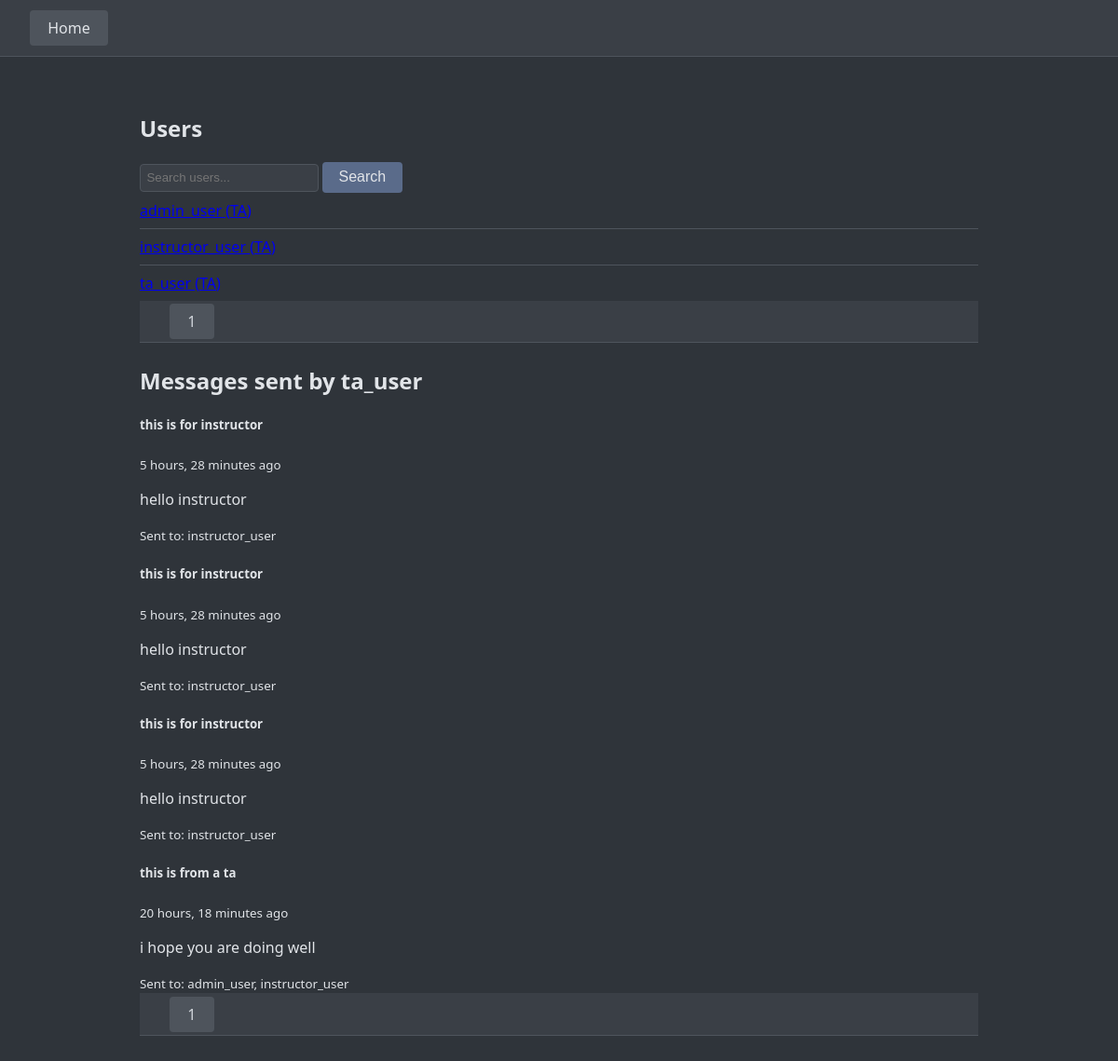
Page /sudo/all_messages/?user=3&user_page=1 (signed in) on the committed database.
### webapp/models/users.py (models this page shows, shortened)
class User(AbstractUser):
    phone_number = models.CharField(max_length=15, blank=True, verbose_name='phone_number', null=True)
    description = models.TextField(blank=True, null=True, verbose_name='description')
    group_name = models.CharField(
        max_length=1,
        choices=UserType,
        default=UserType.TA,
    )
    class Meta:
        permissions = (
            ("can_assign_l1", "Can assign to courses/sections: instructor"),
            ("can_assign_l2", "Can assign to courses/sections: admin"),
        )

### webapp/models/notifications.py (models this page shows, shortened)
class Notification(models.Model):
    sender = models.ForeignKey(
        settings.AUTH_USER_MODEL,
        on_delete=models.SET_NULL,
        null=True,
        blank=True,
        related_name='sent_notification'
    )
    recipients = models.ManyToManyField(
        settings.AUTH_USER_MODEL,
        through='UserNotification',
        through_fields=('notification', 'user'),  # Explicitly define fields
        related_name='received_notifications'
    )
    subject = models.CharField(max_length=100, blank=True)
    message = models.TextField()
    created_at = models.DateTimeField(auto_now_add=True)
    updated_at = models.DateTimeField(auto_now=True)

### webapp/views/admin.py (the view)
# urls.py: path('sudo/all_messages/', views.messages_list, name='messages_list'),
@in_groups(['Admin'])
def messages_list(request):
    users = User.objects.all().order_by('username')
    search = request.GET.get('search', '')
    if search:
        users = users.filter(username__icontains=search)
    selected_user_id = request.GET.get('user')
    sent_notifications = []
    if selected_user_id:
        selected_user = User.objects.get(id=selected_user_id)
        sent_notifications = Notification.objects.filter(sender=selected_user).order_by('-created_at')
    else:
        selected_user = None
    user_paginator = Paginator(users, 20)
    user_page_number = request.GET.get('user_page')
    user_page = user_paginator.get_page(user_page_number)
    notification_paginator = Paginator(sent_notifications, 10)
    notification_page_number = request.GET.get('notification_page')
    notification_page = notification_paginator.get_page(notification_page_number)
    return render(request, 'admin_pages/message_list.html', {
        'user_page': user_page,
        'selected_user': selected_user,
        'notification_page': notification_page,
    })

### webapp/views/admin.py (called while the page is built)
def in_groups(group_names):
    def check(user):
        return user.groups.filter(name__in=group_names).exists()
    return user_passes_test(check)

### templates/admin_pages/message_list.html (shortened to what this page needs)
{% extends "master_admin.html" %}
{% load static %}
{% block content %}
<nav>
    <a href="{% url 'admin_home' %}" class="btn">Home</a>
</nav>
<div class="container">
    <div class="row">
        <div class="col user-list-col">
            <h2>Users</h2>
            <form method="GET" action=".">
                <div class="form-group">
                    <input type="text" class="form-control" placeholder="Search users..." name="search" value="{{ request.GET.search }}">
                    <button class="btn" type="submit">Search</button>
                </div>
            </form>
            <ul class="list user-list">
                {% for user in user_page %}
                <li class="list-item {% if selected_user and user.id == selected_user.id %}active{% endif %}">
                    <a href="?user={{ user.id }}&user_page={{ user_page.number }}">{{ user.username }} ({{ user.get_group_name_display }})</a>
                </li>
                {% endfor %}
            </ul>
            <nav class="pagination-nav">
                <ul class="pagination">
                    {% for num in user_page.paginator.page_range %}
                        <li class="page-item {% if num == user_page.number %}active{% endif %}">
                            <a class="page-link" href="?user_page={{ num }}&user={{ selected_user.id|default:'' }}">{{ num }}</a>
                        </li>
                    {% endfor %}
                </ul>
            </nav>
        </div>
        <div class="col notifications-col">
            {% if selected_user %}
                <h2>Messages sent by {{ selected_user.username }}</h2>
                <div class="list notifications-list mb-4">
                    {% for notification in notification_page %}
                    <div class="list-item notification-item">
                        <div class="d-flex justify-between">
                            <h5>{{ notification.subject }}</h5>
                            <small>{{ notification.created_at|timesince }} ago</small>
                        </div>
                        <p>{{ notification.message }}</p>
                        <small>
                            Sent to:
                            {% for recipient in notification.recipients.all %}
                                {{ recipient.username }}{% if not forloop.last %}, {% endif %}
                            {% endfor %}
                        </small>
                    </div>
                    {% empty %}
                    <div class="alert alert-info">No messages found</div>
                    {% endfor %}
                </div>
                <nav class="pagination-nav">
                    <ul class="pagination">
                        {% for num in notification_page.paginator.page_range %}
                            <li class="page-item {% if num == notification_page.number %}active{% endif %}">
                                <a class="page-link" href="?notification_page={{ num }}&user={{ selected_user.id }}">{{ num }}</a>
                            </li>
                        {% endfor %}
                    </ul>
                </nav>
            {% else %}
                <div class="alert alert-info">Select a user to view sent messages.</div>
            {% endif %}
        </div>
    </div>
</div>
{% endblock %}

### templates/static/css/base_dark.css (style rules this page uses)
body { font-family: 'Segoe UI', Arial, sans-serif; background: #2f343a; color: #e1e4e8; margin: 0; padding: 0; }
nav { background: #3a3f46; padding: 0.7rem 2rem; margin-bottom: 1.5rem; display: flex; gap: 1rem; align-items: center; border-bottom: 1px solid #4e545c; }
nav ul { list-style: none; padding: 0; margin: 0; display: flex; gap: 1rem; }
nav a, nav .btn, nav button { text-decoration: none; color: #d1d5db; background: #4e545c; padding: 0.5rem 1.2rem; border-radius: 4px; transition: background 0.2s, color 0.2s; font-weight: 500; border: none; }
.container { max-width: 900px; margin: 0 auto; padding: 1rem; }
.list { list-style: none; padding: 0; margin: 0; }
.list li { padding: 0.5rem 0; border-bottom: 1px solid #4e545c; }
.list li:last-child { border-bottom: none; }
input, select, textarea { background: #3a3f46; color: #e1e4e8; border: 1px solid #4e545c; border-radius: 4px; padding: 0.4rem; }
.btn, button.btn { display: inline-block; background: #5a6b8a; color: #e1e4e8 !important; border: none; padding: 0.45rem 1.1rem; border-radius: 4px; cursor: pointer; text-decoration: none; font-size: 1rem; margin-right: 0.5rem; font-weight: 500; transition: background 0.2s; }

### rows in the picture
User: username "admin_user", group_name "TA"
User: username "instructor_user", group_name "TA"
User: username "ta_user", group_name "TA"
Notification: subject "this is for instructor", created_at "5 hours, 28 minutes", message "hello instructor"
Notification: subject "this is for instructor", created_at "5 hours, 28 minutes", message "hello instructor"
Notification: subject "this is for instructor", created_at "5 hours, 28 minutes", message "hello instructor"
Notification: subject "this is from a ta", created_at "20 hours, 18 minutes", message "i hope you are doing well"

### other values in the picture
{{ num }} "1"
